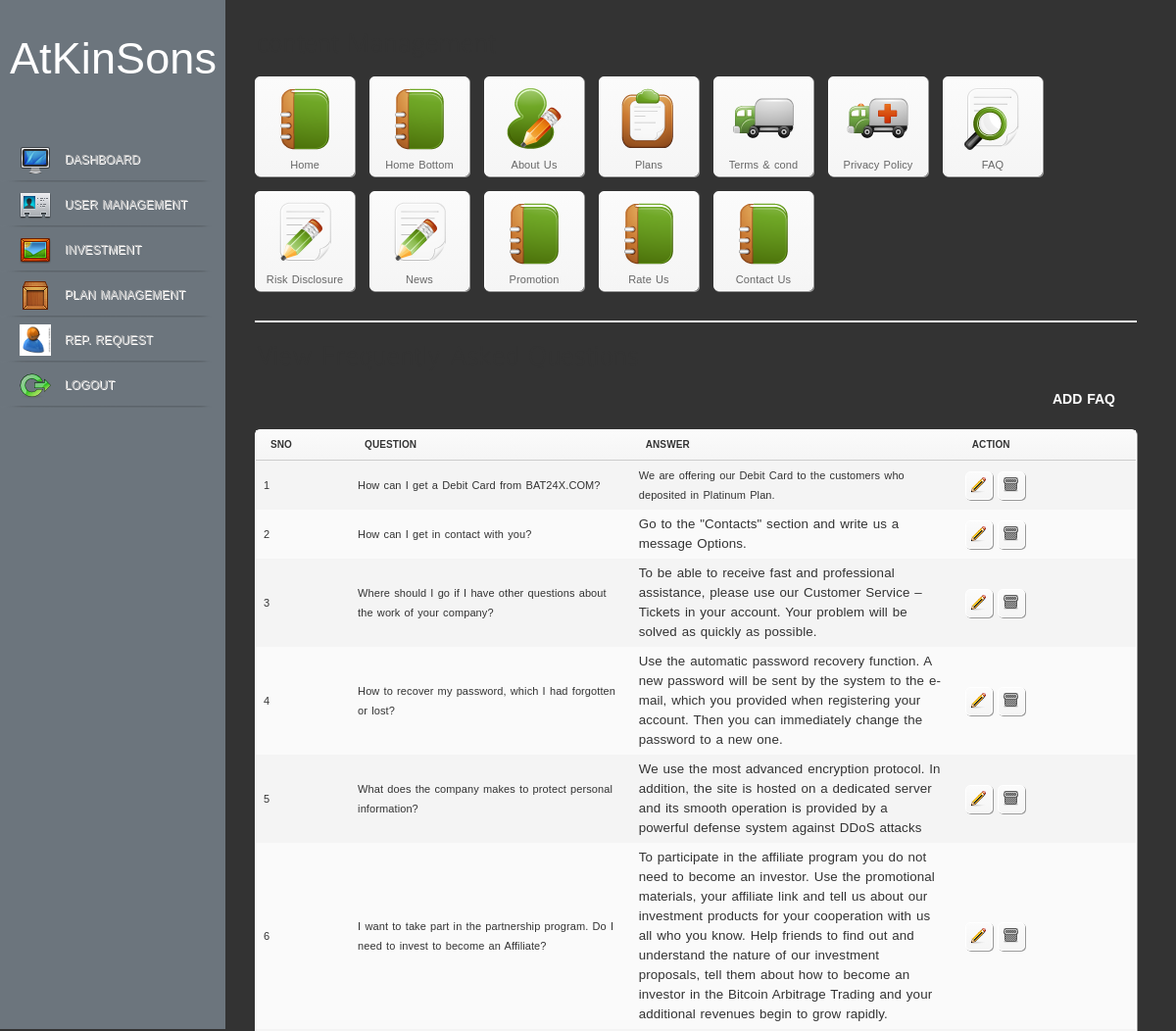
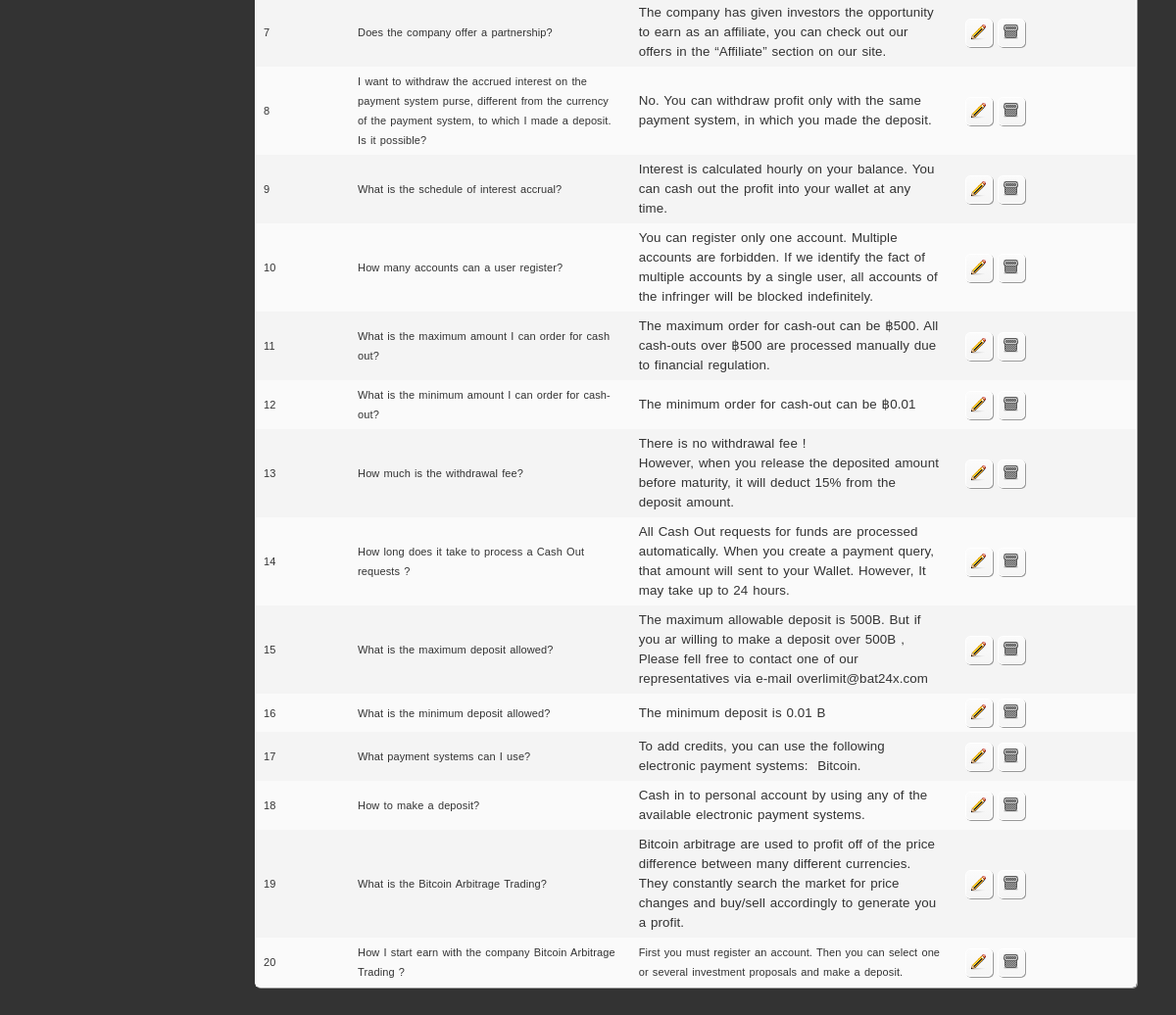
The app's page /p4w6a45egp78nv8tw7u/faq.php (signed in) with its own data (2 pictures, top to bottom).
### tables this page shows
CREATE TABLE `faq` (
  `faq_id` int(11) NOT NULL AUTO_INCREMENT,
  `question` text,
  `answer` text,
  PRIMARY KEY (`faq_id`)
);

### p4w6a45egp78nv8tw7u/faq.php (called while the page is built, shortened)
<?php
 require 'include/header.php';
 require 'templates/faq.php';
 require 'include/footer.php';
 ?>

### p4w6a45egp78nv8tw7u/templates/faq.php (the view, shortened to what this page needs)
<div id="primary_right">
				<div class="inner" style="width:900px">
	<?php require 'include/top/content_management.php'; ?>
					<hr />
					<h1>View Frequently Asked Questions</h1>
					<div style="padding-bottom:20px" align="right"><a href="add_faq.php" class="button_link">Add FAQ</a></div>
					<table width="897" class="normal tablesorter fullwidth">
						<thead>
							<tr>
								<th width="28"><strong>Sno</strong></th>
								<th width="143"><strong>Question</strong></th>
								<th width="171"><strong>Answer</strong></th>
								<th width="80"><strong>Action</strong></th>
							</tr>
						</thead>
						<tbody>
						     <?php
					$select_company = mysql_query(" SELECT * FROM `faq` ORDER BY `faq`.`faq_id` DESC");
					$i=0;
					if(mysql_num_rows($select_company) > 0)
					{
					while($fetch = mysql_fetch_array($select_company))
					{
						$i++;
						$value = $i % 2;
						if($value ==0)
						{
							$class = "odd";
						}
						else
						{
							$class = "";
						}
				?>
							<tr class="<?php echo $class; ?>">
								<td><?php echo $i; ?></td>
									<td><?php echo $fetch['question']; ?></td>
								<td><?php echo $fetch['answer']; ?></td>
								<td>
				<a href="edit_faq.php?id=<?php echo $fetch['faq_id'];?>" title="Edit this FAQ" class="tooltip table_icon"><img src="assets/icons/actions_small/Pencil.png" alt="" /></a>
									<a href="faq.php?faq_id=<?php echo $fetch['faq_id'];?>" title="Delete this FAQ" class="tooltip table_icon" onClick="javascript:return condelete();"><img src="assets/icons/actions_small/Trash.png" alt="" /></a>
								</td>
							</tr>
							 <?php
				}
					} else {
				?>
                 <tr class="odd">
                  <td valign="top" align="center" colspan="7">No FAQ Found</td>
                  </tr>
                <?php
				}
				?>
						</tbody>
				  </table>
				</div>
			</div>

### p4w6a45egp78nv8tw7u/style.css (style rules this page uses)
html,body,div,span,object,iframe,h1,h2,h3,h4,h5,h6,p, blockquote,pre,address,code,del,dfn,em,img,q, dl,dt,dd,ol,ul,li, table,caption,tbody,tfoot,thead,tr,th,td,br,fieldset,textarea { font-family:"Lucida Sans Unicode","Lucida Grande","Trebuchet MS", Helvetica, Arial, sans-serif;line-height:20px;letter-spacing:.1px;word-spacing:1px;margin:0;padding:0;border:0;vertical-align:baseline; }
h1,h2,h3,h4,h5,h6,hr,p,ul,ol,dl,pre,address,table,form { margin:0 0 20px }
p,h1, h2, h3, h4, h5, h6, ul.check_list, ul.arrowlist { padding-left:2px; }
strong, b { font-weight:bold; }
a, input { outline:none; }
body { color:#333; font-size:12px; background:#333; }
hr { clear:both; float:left; width:100%; margin-top:15px; margin-bottom:20px; border:0; height:0px; border-top:1px solid #e5e5e5; border-bottom:1px solid #f4f4f4; }
h1 { color::#333; font-size:28px; clear:both; }
#primary_right { float:right; width:100%; margin-left:-255px; min-height:725px; }
#primary_right .inner { width:78%; clear:both; float:left; padding:30px; margin-left:230px; position:relative; }
table.normal { border:1px solid #fff; border-radius: 5px; -moz-border-radius: 5px; -webkit-border-radius: 5px; -moz-box-shadow: 1px 1px 0px #999; -webkit-box-shadow: 1px 1px 0px #999; box-shadow: 1px 1px 0px #999; }
table.fullwidth { width:100%; }
table.normal td { padding-bottom: 5px; padding-left: 8px; padding-right: 15px; padding-top: 5px; }
table.normal thead th { background: -moz-linear-gradient(top,#fbfbfb,#f5f5f5); background: -webkit-gradient(linear, left top, left bottom, from(#fbfbfb), to(#f5f5f5)); text-transform:uppercase; font-size:10px; font-weight:normal; border-bottom:1px solid #ccc; text-shadow:-1px -1px #fff; padding:5px 15px; text-align:left; }
table.normal tbody { border-top:1px solid #fff; background:#f4f4f4; }
table.normal tbody tr.odd td { background:#fafafa; }
table.normal tbody td { font-size:11px; vertical-align:middle; }
a.table_icon { float:left; margin-right:5px; padding:5px 5px 0px 5px; border:1px solid #fff; border-radius: 5px; -moz-border-radius: 5px; -webkit-border-radius: 5px; -moz-box-shadow: 1px 1px 0px #999; -webkit-box-shadow: 1px 1px 0px #999; box-shadow: 1px 1px 0px #999; background: -moz-linear-gradient(top,#fbfbfb,#f5f5f5); background: -webkit-gradient(linear, left top, left bottom, from(#fbfbfb), to(#f5f5f5)); }
a.button_link, input[type="submit"], input[type="reset"], .ui-dialog .ui-dialog-buttonpane button { color:#fff; text-decoration:none; font-size:14px; font-family:Arial, Helvetica, sans-serif; font-weight:bold; letter-spacing:0px; text-transform:uppercase; padding:8px 12px 6px 12px; margin:0 10px 5px 0; border-radius: 5px; -moz-border-radius: 5px; -webkit-border-radius: 5px; outline:none; }
table { border-spacing:0; }

### records on screen
faq: question "How can I get a Debit Card from BAT24X.COM?", answer "We are offering our Debit Card to the customers who deposited in Platinum Plan."
faq: question "How can I get in contact with you?", answer "Go to the \"Contacts\" section and write us a message Options."
faq: question "Where should I go if I have other questions about the work of your company?", answer "To be able to receive fast and professional assistance, please use our Customer Service – Tickets in your account. Your problem will be solved as quickly as possible."
faq: question "How to recover my password, which I had forgotten or lost?", answer "Use the automatic password recovery function. A new password will be sent by the system to the e-mail, which you provided when registering your account. Then you can immediately change the password to a new one."
faq: question "What does the company makes to protect personal information?", answer "We use the most advanced encryption protocol. In addition, the site is hosted on a dedicated server and its smooth operation is provided by a powerful defense system against DDoS attacks"
faq: question "I want to take part in the partnership program. Do I need to invest to become an Affiliate?", answer "To participate in the affiliate program you do not need to become an investor. Use the promotional materials, your affiliate link and tell us about our investment products for your cooperation with us all who you know. Help friends to find out and understand the nature of our investment proposals, tell them about how to become an investor in the Bitcoin Arbitrage Trading and your additional revenues begin to grow rapidly."
faq: question "Does the company offer a partnership?", answer "The company has given investors the opportunity to earn as an affiliate, you can check out our offers in the “Affiliate” section on our site."
faq: question "I want to withdraw the accrued interest on the payment system purse, different from the currency of the payment system, to which I made a deposit. Is it possible?", answer "No. You can withdraw profit only with the same payment system, in which you made the deposit."
faq: question "What is the schedule of interest accrual?", answer "Interest is calculated hourly on your balance. You can cash out the profit into your wallet at any time."
faq: question "How many accounts can a user register?", answer "You can register only one account. Multiple accounts are forbidden. If we identify the fact of multiple accounts by a single user, all accounts of the infringer will be blocked indefinitely."
faq: question "What is the maximum amount I can order for cash out?", answer "The maximum order for cash-out can be ฿500. All cash-outs over ฿500 are processed manually due to financial regulation."
faq: question "What is the minimum amount I can order for cash-out?", answer "The minimum order for cash-out can be ฿0.01"
faq: question "How much is the withdrawal fee?", answer "There is no withdrawal fee ! However, when you release the deposited amount before maturity, it will deduct 15% from the deposit amount."
faq: question "How long does it take to process a Cash Out requests ?", answer "All Cash Out requests for funds are processed automatically. When you create a payment query, that amount will sent to your Wallet. However, It may take up to 24 hours."
faq: question "What is the maximum deposit allowed?", answer "The maximum allowable deposit is 500B. But if you ar willing to make a deposit over 500B , Please fell free to contact one of our representatives via e-mail overlimit@bat24x.com"
faq: question "What is the minimum deposit allowed?", answer "The minimum deposit is 0.01 B"
faq: question "What payment systems can I use?", answer "To add credits, you can use the following electronic payment systems: Bitcoin."
faq: question "How to make a deposit?", answer "Cash in to personal account by using any of the available electronic payment systems."
faq: question "What is the Bitcoin Arbitrage Trading?", answer "Bitcoin arbitrage are used to profit off of the price difference between many different currencies. They constantly search the market for price changes and buy/sell accordingly to generate you a profit."
faq: question "How I start earn with the company Bitcoin Arbitrage Trading ?", answer "First you must register an account. Then you can select one or several investment proposals and make a deposit."
